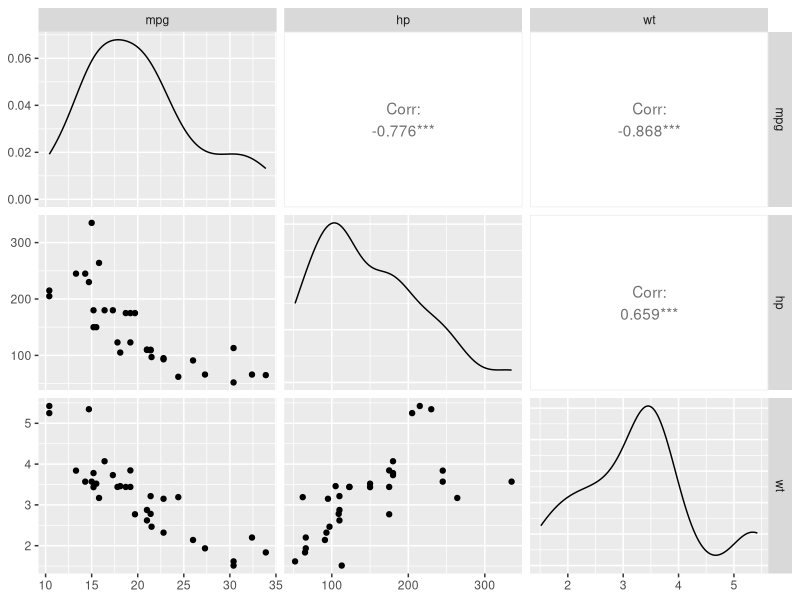

The R script that drew this image:
## ---- chunk 1

library(dplyr)            ## Data Transformation   --- T
library(ggplot2)          ## Data Visualization    --- V
library(GGally)           ## Data Visualization    --- V

## ---- chunk 2
mtcars %>% 
  select(mpg, hp, wt) %>% 
  ggpairs()
## ---- chunk 3
model1 <- lm(mpg ~ hp, data = mtcars)
summary(model1)
## ---- chunk 4
 
# Metrics
n <- nrow(mtcars)
p <- length(coef(model1)) - 1
RSS <- sum(residuals(model1)^2)
RSE <- sqrt(RSS / (n - p - 1))
R2 <- summary(model1)$r.squared
adj_R2 <- summary(model1)$adj.r.squared
aic_val <- AIC(model1)
bic_val <- BIC(model1)

model1_metrics <- data.frame(
  type = "Model 1: mpg ~ hp",
    RSS = round(RSS, 2),
  RSE = round(RSE, 2),
  R2 = round(R2, 2),
  Adj_R2 = round(adj_R2, 2),
  AIC = round(aic_val, 2),
  BIC = round(bic_val, 2)
) 
model1_metrics
## ---- chunk 5
model2 <- lm(mpg ~ wt, data = mtcars)
summary(model2)
## ---- chunk 6
 
# Metrics
n <- nrow(mtcars)
p <- length(coef(model2)) - 1
RSS <- sum(residuals(model2)^2)
RSE <- sqrt(RSS / (n - p - 1))
R2 <- summary(model2)$r.squared
adj_R2 <- summary(model2)$adj.r.squared
aic_val <- AIC(model2)
bic_val <- BIC(model2)

model2_metrics <- data.frame(
  type = "Model 2: mpg ~ wt",
    RSS = round(RSS, 2),
  RSE = round(RSE, 2),
  R2 = round(R2, 2),
  Adj_R2 = round(adj_R2, 2),
  AIC = round(aic_val, 2),
  BIC = round(bic_val, 2)
) 
model2_metrics
## ---- chunk 7
model3 <- lm(mpg ~ wt + hp, data = mtcars)
summary(model3)
## ---- chunk 8
 
# Metrics
n <- nrow(mtcars)
p <- length(coef(model3)) - 1
RSS <- sum(residuals(model3)^2)
RSE <- sqrt(RSS / (n - p - 1))
R2 <- summary(model3)$r.squared
adj_R2 <- summary(model3)$adj.r.squared
aic_val <- AIC(model3)
bic_val <- BIC(model3)

model3_metrics <- data.frame(
  type = "Model 3: mpg ~ wt + hp",
    RSS = round(RSS, 2),
  RSE = round(RSE, 2),
  R2 = round(R2, 2),
  Adj_R2 = round(adj_R2, 2),
  AIC = round(aic_val, 2),
  BIC = round(bic_val, 2)
) 
model3_metrics
## ---- chunk 9
## Predict mpg when wt = 3 and hp = 110
new_data <- data.frame(wt = 3, hp = 110)
predicted_mpg <- predict(model3, newdata = new_data)
print(predicted_mpg)
## ---- chunk 10

## ---- chunk 11
anova(model3)
## ---- chunk 12
anova(model2, model3)
## ---- chunk 13
bind_rows(model1_metrics, model2_metrics, model3_metrics) 
